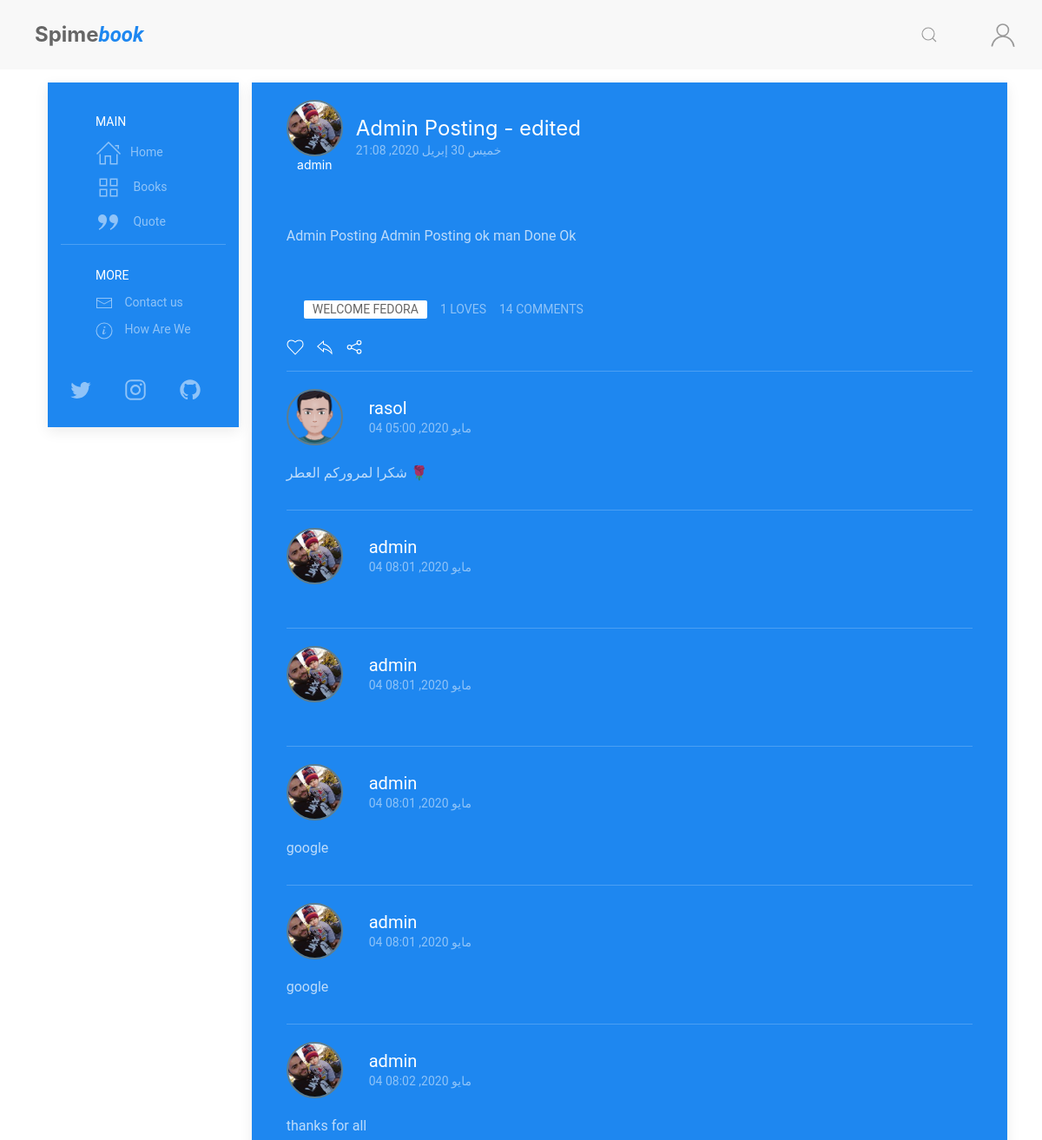
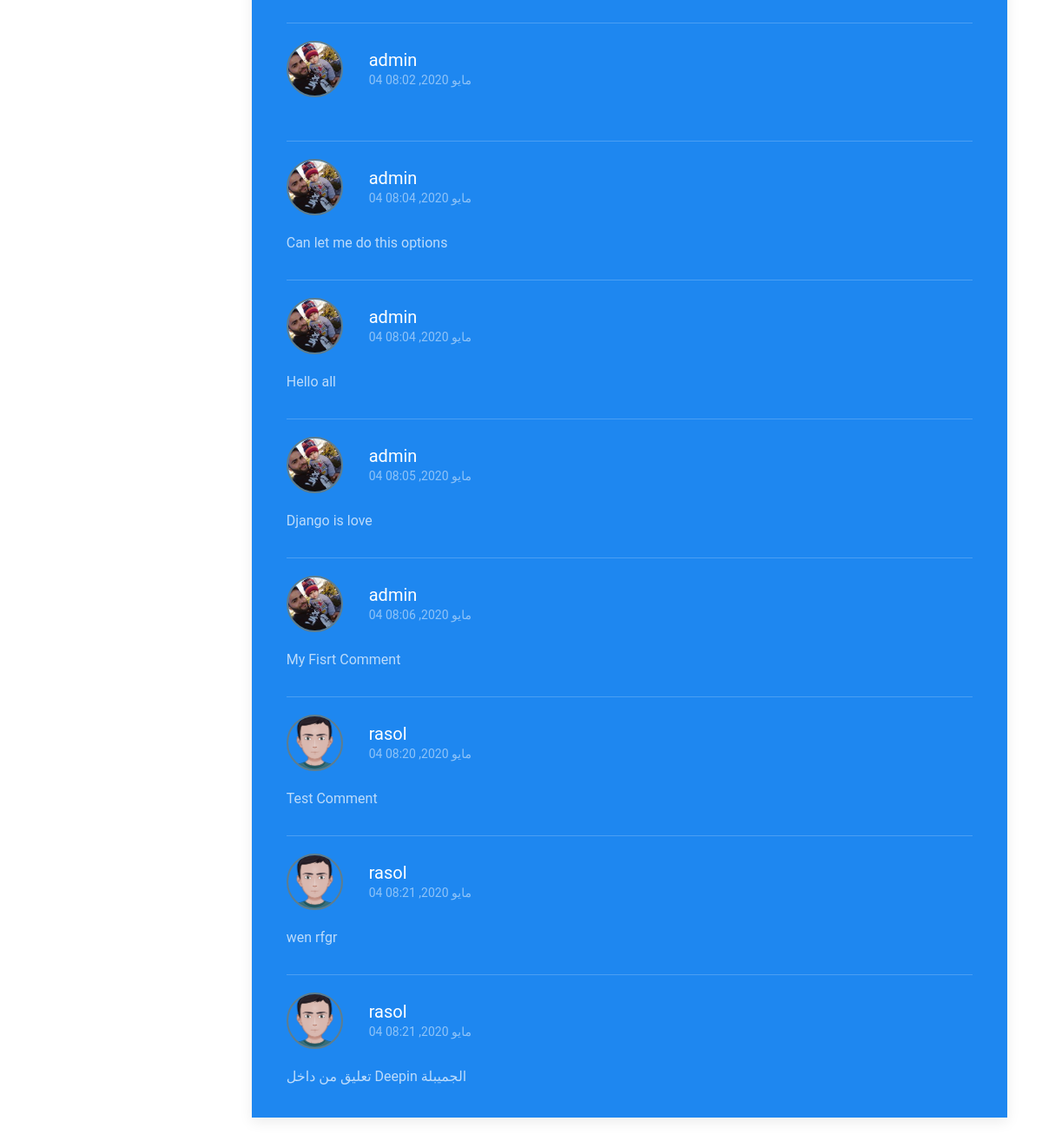
/post/2/, run on an earlier commit of the app's database (2 pictures, top to bottom).
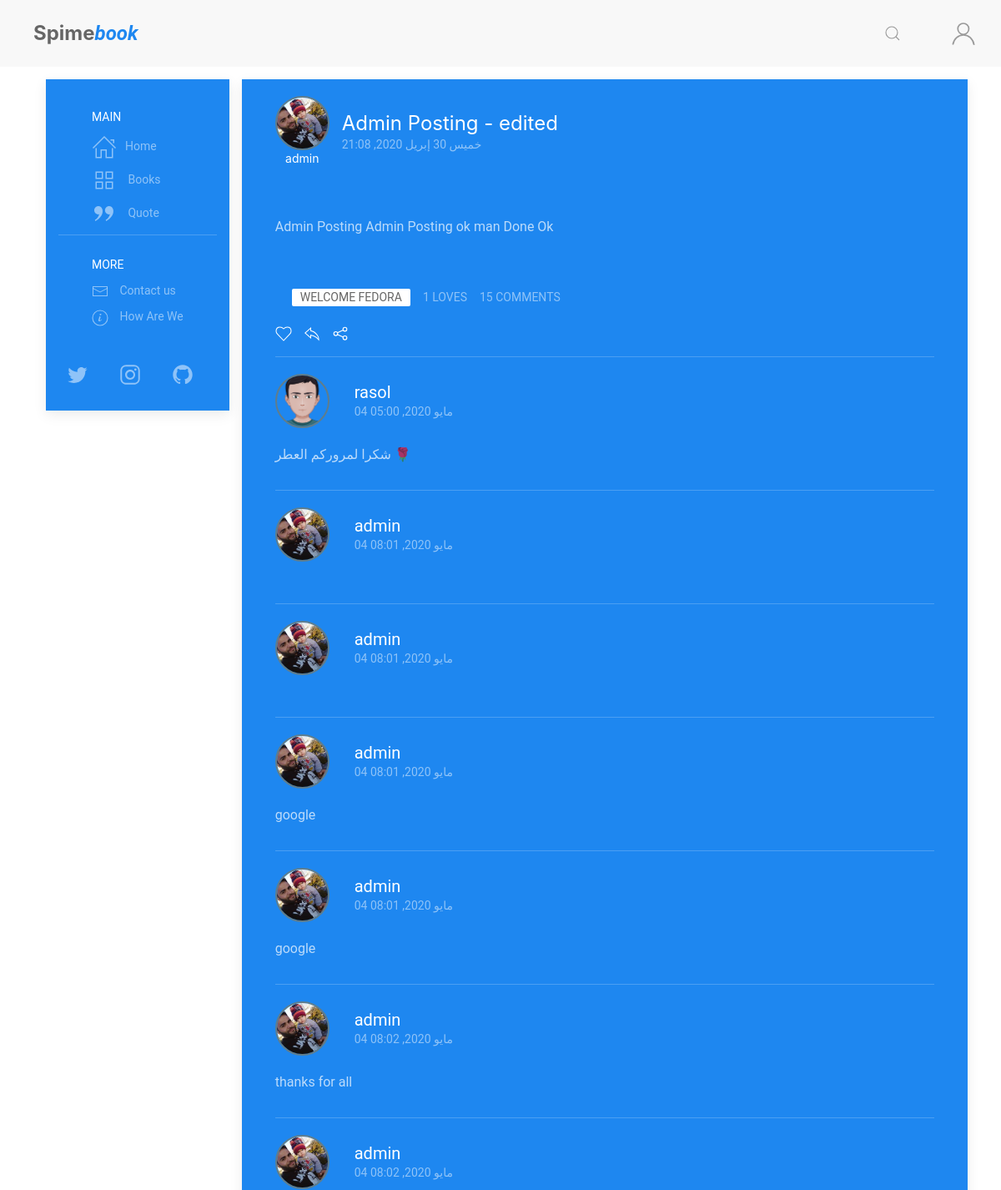
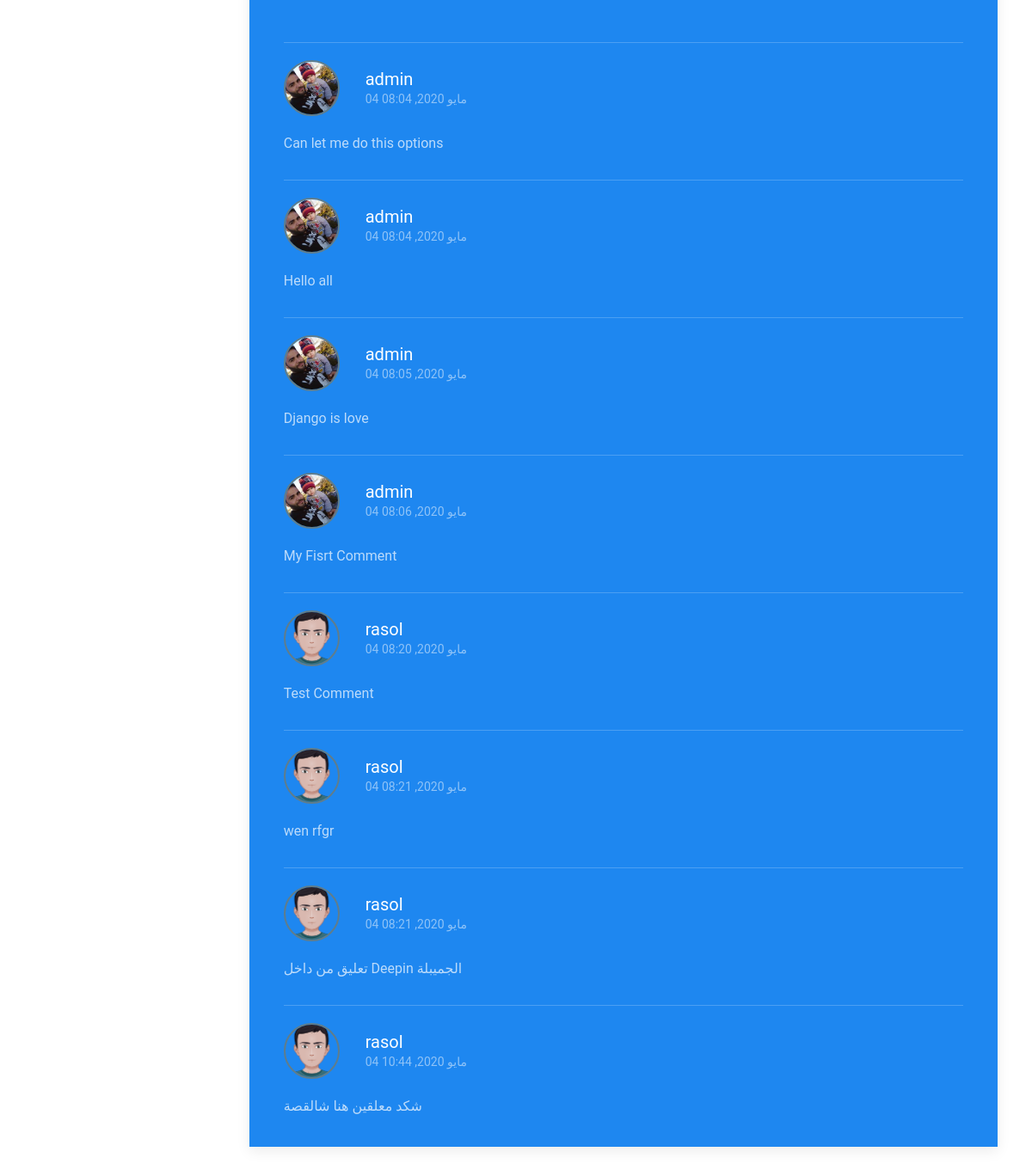
And on a later commit of the database (2 pictures, top to bottom).
### posts/models.py (models this page shows, shortened)
class Post(models.Model):
    POST_TYPE = [
        ('Q', 'Quote'),
        ('R', 'Review'),
        ('P', 'Post'),
    ]
    title = models.CharField(max_length=120, default='')
    user = models.ForeignKey(User, on_delete=models.CASCADE)
    post_date = models.DateTimeField(default=timezone.now)
    post_edit_date = models.DateTimeField(auto_now=timezone.now)
    content = models.TextField(default='')
    post_type = models.CharField(
        max_length=1,
        choices=POST_TYPE,
        default='Psot')
    for_book = models.ForeignKey(Book, on_delete=models.CASCADE)
    archived = models.BooleanField(default=False)
    class Meta:
        ordering = ["-post_date"]

class Comment(models.Model):
    user = models.ForeignKey(User, on_delete=models.CASCADE)
    comment = models.CharField(max_length=300)
    comment_date = models.DateTimeField(auto_now_add=True)
    post = models.ForeignKey(
        Post, on_delete=models.CASCADE, related_name='comments')

### users/models.py (models this page shows, shortened)
class Profile(models.Model):
    user = models.OneToOneField(
        User, on_delete=models.CASCADE, primary_key=True, related_name='profile')
    picture = models.ImageField(
        upload_to='users/Profiles/', blank=True, null=True, default='user.png')
    bio = models.CharField(max_length=221, blank=True, null=True)
    loves = models.ManyToManyField(
        Post, related_name='loves', blank=True)
    books = models.ManyToManyField(
        Book, related_name='books', blank=True)
    lang = models.CharField(
        max_length=2, choices=settings.LANGUAGES, default='en', verbose_name='Language')

### books/models.py (models this page shows, shortened)
class Book(models.Model):
    title = models.CharField(max_length=255, verbose_name=_('Book Title'))
    book_image = models.ImageField(
        upload_to='books/cover/', default='book.jpg', verbose_name=_('Book Cover Image'))
    author = models.ForeignKey(
        Author, on_delete=models.CASCADE, verbose_name=_('The Author'))
    publish_date = models.DateField(
        default=timezone.now, verbose_name=_('Publish Date'))
    genres = models.ManyToManyField(
        Genres, related_name='genres', verbose_name=_('Genres'))
    book_or_Novel = models.CharField(
        max_length=5, choices=book_type, default='Book', verbose_name=_('Type'))

class EN(models.Model):
    lang = models.CharField(max_length=2, default='en', auto_created='en')
    book = models.OneToOneField(
        Book, on_delete=models.CASCADE, verbose_name=_('Orginal Book'))
    title = models.CharField(max_length=255, blank=True,
                             null=True, verbose_name=_('Book Title'))
    book_Bio = models.TextField(
        blank=True, null=True, verbose_name=_('Book Bio'))
    class Meta:
        verbose_name = _("English Translation")
        verbose_name_plural = _("English Translation")
        ordering = ['-id']
    def __str__(self):
        if self.title is None:
            return translator.translate(self.book.title, dest='en').text
        else:
            return self.title

### posts/views.py (the view)
# urls.py: path('post/<int:post_id>/', views.post, name='post'),
def post(request, post_id):
    target_post = Post.objects.get(id=post_id)
    comment_form = AddCommentForm()
    context = {
        'title': target_post.title,
        'post': target_post,
        'comment_form': comment_form,
    }
    return render(request, 'posts/post.html', context)

### books/templatetags/books_extra.py (called while the page is built)
@register.filter(name='get_translate')
def get_translate(value, arg):
    translate = eval(f"value.{arg}")
    return translate

@register.simple_tag
def define(val=None):
    return val

### posts/templates/posts/post.html (shortened to what the changed rows need)
{% extends "posts/base.html" %}
{% load static %}
{% load posts_extra %}
{% load books_extra %}
{% block content %}
{% if user.is_authenticated %}
{% define user.profile.lang as user_lang %}
{% else %}
{% define 'en' as user_lang %}
{% endif %}
<div class="uk-card uk-card-primary uk-margin uk-width-1-1">
    <div class="uk-card-header">
        <div class="uk-grid-small uk-flex-middle" uk-grid>
            <div class="uk-width-auto">
                <a href="{% url 'user-profile' post.user %}">
                    <img class="uk-border-circle avatat-img" width="50" height="50"
                        src="{{post.user.profile.picture.url}}" alt="{{post.user.profile.picture.url}}">
                    <br>
                    <h6 class="uk-margin-remove  uk-width-expand uk-text-center">
                        {{post.user}}
                    </h6>
                </a>
            </div>
            <div class="uk-width-expand">
                <h3 class="uk-card-title uk-margin-remove-bottom">{{post.title}}</h3>
                <p class="uk-text-meta uk-margin-remove-top"><time
                        datetime="2016-04-01T19:00">{{post.post_date|date:"D d M Y, H:i"}}</time>
                </p>
            </div>
        </div>
    </div>
    <div class="uk-card-body uk-padding">
        {% if post.post_type == "Q" %}
        <q class="">
            {{ post.content }}
        </q>
        {% else %}
        <p class="">
            {{ post.content }}
        </p>
        {% endif %}
    </div>
    <div class="uk-card-footer">
        <div class="uk-flex uk-grid-small" uk-grid>
            <div class="tags">
                <a href="{% url 'book' post.for_book.id %}" class="uk-label uk-margin-left">{{ post.for_book|get_translate:user_lang }}</a>
            </div>
            <div>
                <span class="uk-button uk-button-text uk-text-meta">{{post.loves.all|length}} loves</span>
            </div>
            <div class="uk-margin-bottom">
                <a class="uk-button uk-button-text uk-text-meta">{{post.comments.all|length}} Comments</a>
            </div>
        </div>
        <div id="post-comment-{{post.id}}">
            {% for comment in post.comments.all %}
            <article class="uk-comment uk-padding-small uk-padding-remove-horizontal">
                <hr>
                <header class="uk-comment-header uk-grid-medium uk-flex-middle" uk-grid>
                    <div class="uk-width-auto">
                        <a class="uk-link-reset" href="{% url 'user-profile' comment.user %}">
                            <img class="uk-comment-avatar uk-border-circle avatat-img"
                                src="{{comment.user.profile.picture.url}}" alt="{{post.user.profile.picture.url}}"
                                width="30" height="30" alt="">
                        </a>
                    </div>
                    <div class="uk-width-expand">
                        <h4 class="uk-comment-title uk-margin-remove">
                            <a class="uk-link-reset" href="{% url 'user-profile' comment.user %}">
                                {{comment.user}}
                            </a>
                        </h4>
                        <ul class="uk-comment-meta uk-subnav uk-subnav-divider uk-margin-remove-top">
                            <li><a href="#">{{comment.comment_date|date:"d M Y, H:i"}}</a></li>
                        </ul>
                    </div>
                </header>
                <div class="uk-comment-body">
                    <p>{{comment.comment}}</p>
                </div>
            </article>
            {% endfor %}
        </div>
    </div>
</div>
{% endblock content %}

What changed in the data, as far as the page shows it:
computed for Post "Admin Posting - edited": comments.all|length "14" → "15"
added Comment: user.profile.picture (placeholder picture), user "rasol", comment_date "04 مايو 2020, 10:44", comment "شكد معلقين هنا شالقصة"
